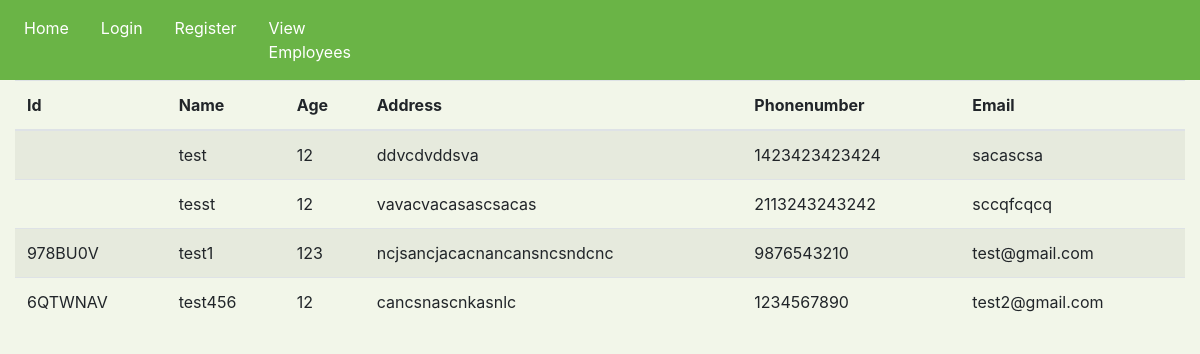
/view_employee/, run on the app's committed database.
### myapp/models.py (models this page shows, shortened)
class register(models.Model):
    empid = models.CharField(max_length=10)
    name = models.CharField(max_length=20)
    age = models.CharField(max_length=3)
    image = models.ImageField(upload_to='static/')
    address = models.CharField(max_length=75)
    phonenumber = models.CharField(max_length=20)
    email = models.CharField(max_length=20)
    username = models.CharField(max_length=20)
    password = models.CharField(max_length=20)
    class Meta:
        db_table = 'register'

### myapp/views.py (the view)
# urls.py: path('view_employee/', view_employee_form, name='view_employee'),
def view_employee_form(request):
    allobj = register.objects.all()
    return render(request, 'details.html', {'data': allobj})

### myapp/templates/details.html (shortened to what this page needs)
{% extends "base.html" %}
{% load static %}
{% block content %}
  <table class="table table-striped">
    <thead>
      <tr>
        <th>Id</th>
        <th>Name</th>
        <th>Age</th>
        <th>Address</th>
        <th>Phonenumber</th>
        <th>Email</th>
      </tr>
    </thead>
    <tbody>
    {% for i in data %}
      <tr>
        <td>{{ i.empid }}</td>
        <td>{{ i.name }}</td>
        <td>{{ i.age }}</td>
        <td>{{ i.address}}</td>
        <td>{{ i.phonenumber}}</td>
        <td>{{ i.email}}</td>
      </tr>
     {% endfor %}
    </tbody>
  </table>
</div>
{% endblock %}

### myapp/templates/base.html (shortened to what this page needs)
<!DOCTYPE html>
{% load static  %}
<html lang="en">
  <head>
    <link rel="stylesheet" href="https://stackpath.bootstrapcdn.com/bootstrap/4.1.3/css/bootstrap.min.css">
    <link rel="stylesheet" type="text/css" href='{% static "main.css" %}'>
  </head>
<body>
	  <nav class="navbar navbar-expand-md">
  <div class="collapse navbar-collapse" id="main-navigation">
    <ul class="navbar-nav">
      <li class="nav-item">
        <a class="nav-link" href="{% url 'test' %}">Home</a>
      </li>
      <li class="nav-item">
        <a class="nav-link" href="{% url 'login' %}">Login</a>
      </li>
      <li class="nav-item">
        <a class="nav-link" href="{% url 'register' %}">Register</a>
      </li>
      <li class="nav-item">
        <a class="nav-link" href="{% url 'view_employee' %}">View Employees</a>
      </li>
    </ul>
  </div>
</nav>
<div class="container-fluid" id="content" name="content">
	{% block content %}
	{% endblock %}
</body>
</html>

### myapp/static/main.css (style rules this page uses)
body { padding: 0; margin: 0; background: #f2f6e9; }
.navbar { background:#6ab446; }
.nav-link, .navbar-brand { color: #fff; cursor: pointer; }
.nav-link { margin-right: 1em !important; }
.navbar-collapse { justify-content: flex-end; }

### data on the page
register: name "test", age "12", address "ddvcdvddsva", phonenumber "1423423423424", email "sacascsa"
register: name "tesst", age "12", address "vavacvacasascsacas", phonenumber "2113243243242", email "sccqfcqcq"
register: empid "978BU0V", name "test1", age "123", address "ncjsancjacacnancansncsndcnc", phonenumber "9876543210", email "test@gmail.com"
register: empid "6QTWNAV", name "test456", age "12", address "cancsnascnkasnlc", phonenumber "1234567890", email "test2@gmail.com"
